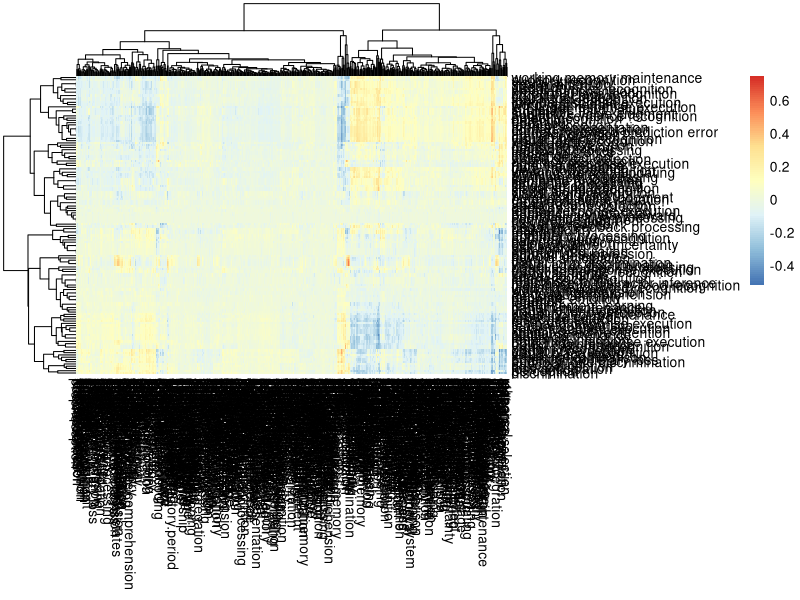

Here is the R script that generated this plot:
library(pheatmap)
data = read.csv("data/concept_regparam_decoding_named.csv",row.names=1)

pdf("data/decoding_result.pdf",width=60,height=20)
pheatmap(data)
dev.off()
